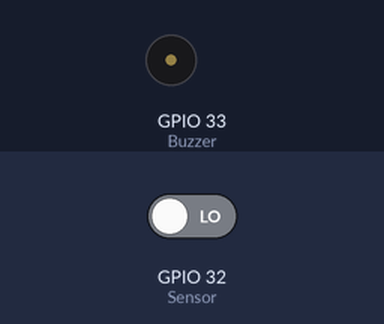
Bench run of a sketch on a simulated ESP32. On the bench: buzzer (waves = sounding, pin HIGH). The inputs (shaded band) are chosen by the test bench; at power-on: GPIO 32 (Sensor) LOW. WiFi joins after 1.5 s; servers stay silent unless stated; web services answer with replies made up by the test bench; what the sketch prints to the serial monitor is not drawn.

Above: at 2.9 s.
3.0 s: GPIO 32 (Sensor) driven HIGH
At 3.4 s:
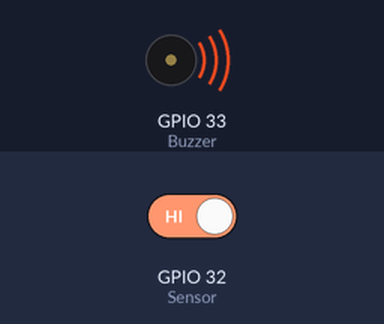
4.5 s: GPIO 32 (Sensor) driven LOW
At 5.9 s:
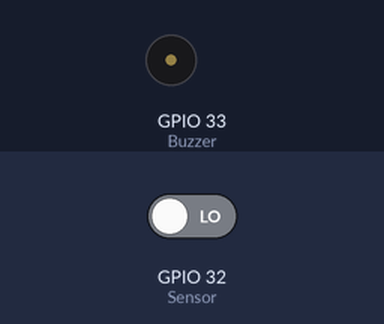
Timing chart, 0 to 7.5 s (numbered marks = the images above; inputs shaded):
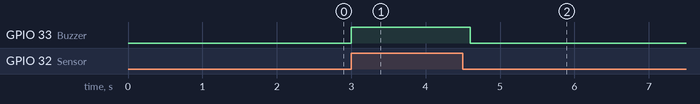

Measured:
- after the input at 3.0 s, GPIO 33 (Buzzer): LOW → HIGH at once
- after the input at 4.5 s, GPIO 33 (Buzzer): HIGH → LOW after 0.10 s

The sketch:

whatsApp_message_alert.ino
```cpp
#include <WiFi.h>
#include <HTTPClient.h>
#include <UrlEncode.h>

#define Buzzer 33
#define Sensor 32

const char* ssid = "Enter your SSID";//Enter your SSID
const char* password = "Enter your password";//Enter your password

String phoneNumber = "+8801822567835"; //country_code + whats app phone number
String apiKey = "Enter ApiKey";  //enter apikey of the whats app bot

void setup() {
  Serial.begin(115200);
  pinMode(Buzzer, OUTPUT);
  pinMode(Sensor, INPUT);

  WiFi.begin(ssid, password);
  Serial.println("Connecting");
  while (WiFi.status() != WL_CONNECTED) {
    delay(500);
    Serial.print(".");
  }
  Serial.println("");
  Serial.print("Connected to WiFi network with IP Address: ");
  Serial.println(WiFi.localIP());

  // Send Message to WhatsAPP
  sendAlert("Your system is ready!");
}

void loop() {
  bool sensorValue = digitalRead(Sensor);
  if (sensorValue == 1) {
    digitalWrite(Buzzer, HIGH);
    sendAlert("Warning! Fire Detected...");
  } else {
    digitalWrite(Buzzer, LOW);
  }
}


void sendAlert(String message) {

  // Data to send with HTTP POST
  String url = "https://api.callmebot.com/whatsapp.php?phone=" + phoneNumber + "&apikey=" + apiKey + "&text=" + urlEncode(message);
  HTTPClient http;
  http.begin(url);

  // Specify content-type header
  http.addHeader("Content-Type", "application/x-www-form-urlencoded");

  // Send HTTP POST request
  int httpResponseCode = http.POST(url);
  if (httpResponseCode == 200) {
    Serial.print("Message sent successfully");
  }
  else {
    Serial.println("Error sending the message");
    Serial.print("HTTP response code: ");
    Serial.println(httpResponseCode);
  }

  // Free resources
  http.end();
}
```
